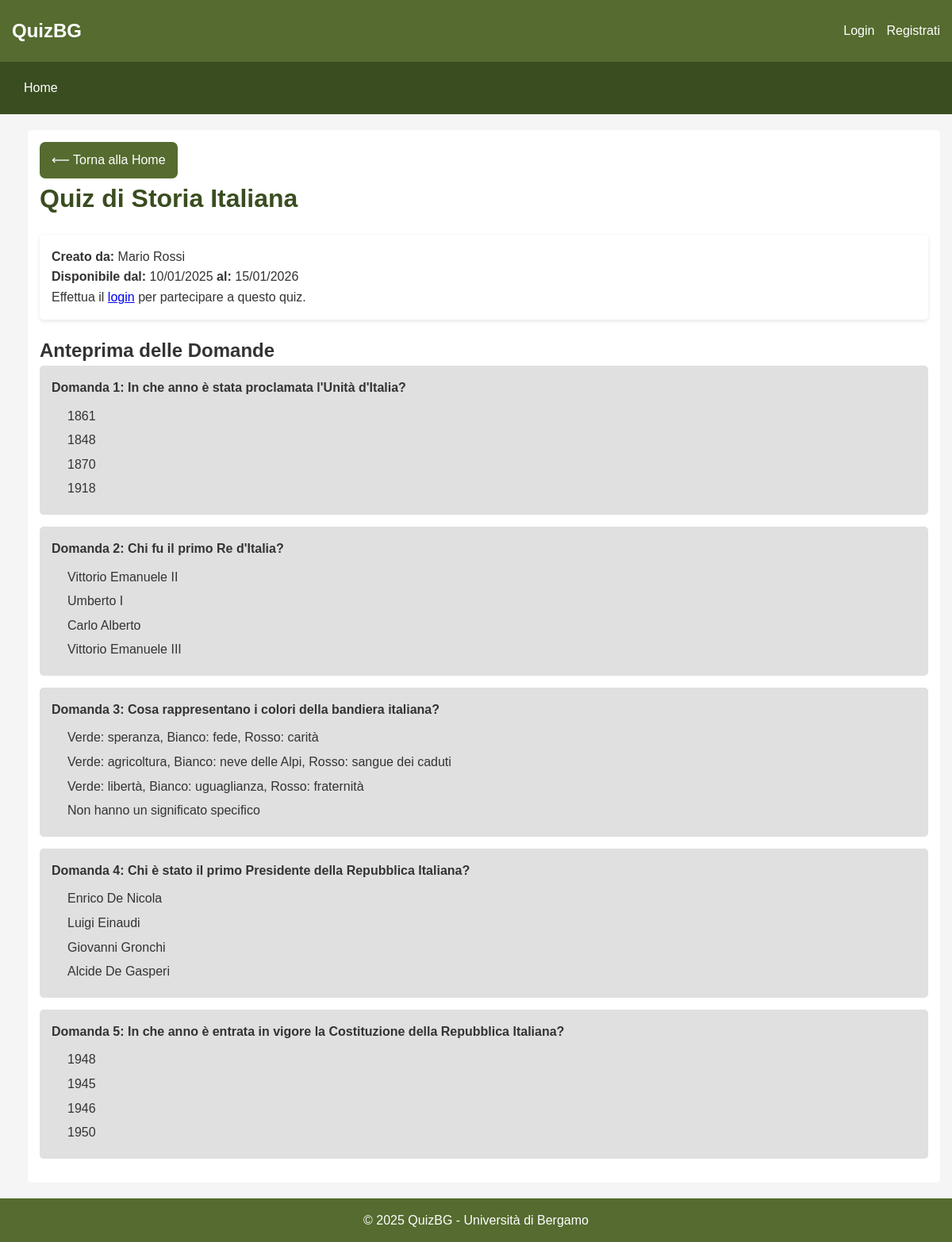
Screenshot of /quiz_view.php?id=1 with the database file from the repository.
### tables this page shows
CREATE TABLE Quiz (
    codice INT AUTO_INCREMENT PRIMARY KEY,
    titolo VARCHAR(255) NOT NULL,
    dataInizio DATE NOT NULL,
    dataFine DATE NOT NULL,
    creatore VARCHAR(50) NOT NULL,
    FOREIGN KEY (creatore) REFERENCES Utente(nomeUtente) ON DELETE CASCADE
);

CREATE TABLE Utente (
    nomeUtente VARCHAR(50) PRIMARY KEY,
    nome VARCHAR(100) NOT NULL,
    cognome VARCHAR(100) NOT NULL,
    eMail VARCHAR(100) NOT NULL UNIQUE
);

CREATE TABLE Domanda (
    quiz INT NOT NULL,
    numero INT NOT NULL,
    testo TEXT NOT NULL,
    PRIMARY KEY (quiz, numero),
    FOREIGN KEY (quiz) REFERENCES Quiz(codice) ON DELETE CASCADE
);

CREATE TABLE Risposta (
    quiz INT NOT NULL,
    domanda INT NOT NULL,
    numero INT NOT NULL,
    testo TEXT NOT NULL,
    tipo ENUM('Corretta', 'Sbagliata') NOT NULL,
    punteggio INT DEFAULT 0,
    PRIMARY KEY (quiz, domanda, numero),
    FOREIGN KEY (quiz, domanda) REFERENCES Domanda(quiz, numero) ON DELETE CASCADE
);

### quiz_view.php (the view, shortened to what this page needs)
<?php
include 'includes/header.php';
require_once 'config/database.php';
$quiz_id = (int) $_GET['id'];
try {
    $sql = "SELECT q.*, u.nome, u.cognome
            FROM Quiz q
            JOIN Utente u ON q.creatore = u.nomeUtente
            WHERE q.codice = :quiz_id";
    $stmt = $pdo->prepare($sql);
    $stmt->execute(['quiz_id' => $quiz_id]);
    $quiz = $stmt->fetch(PDO::FETCH_ASSOC);
    $today = date('Y-m-d');
    $can_participate = isset($_SESSION['user']) && $quiz['dataFine'] >= $today;
    $sql = "SELECT * FROM Domanda WHERE quiz = :quiz_id ORDER BY numero";
    $stmt = $pdo->prepare($sql);
    $stmt->execute(['quiz_id' => $quiz_id]);
    $questions = $stmt->fetchAll(PDO::FETCH_ASSOC);
    foreach ($questions as $i => $question) {
        $sql = "SELECT * FROM Risposta WHERE quiz = :quiz AND domanda = :domanda ORDER BY numero";
        $stmt = $pdo->prepare($sql);
        $stmt->execute([
            'quiz' => $quiz_id,
            'domanda' => $question['numero']
        ]);
        $questions[$i]['answers'] = $stmt->fetchAll(PDO::FETCH_ASSOC);
    }
} catch (PDOException $e) {
    die("Errore DB: " . $e->getMessage());
}
?>
<div class="main-content">
    <div class="content">
        <a href="index.php" class="btn">⟵ Torna alla Home</a>
        <h1><?php echo htmlspecialchars($quiz['titolo']); ?></h1>
        <div class="card">
            <div class="card-content">
                <p><strong>Creato da:</strong> <?php echo htmlspecialchars($quiz['nome'] . ' ' . $quiz['cognome']); ?>
                </p>
                <p><strong>Disponibile dal:</strong> <?php echo date('d/m/Y', strtotime($quiz['dataInizio'])); ?>
                    <strong>al:</strong> <?php echo date('d/m/Y', strtotime($quiz['dataFine'])); ?></p>
                <?php if ($can_participate): ?>
                    <br />
                    <p>
                        <a href="quiz_participate.php?id=<?php echo $quiz_id; ?>" class="btn">Partecipa al Quiz</a>
                    </p>
                <?php elseif (!isset($_SESSION['user'])): ?>
                    <p>
                        Effettua il <a href="auth_login.php">login</a> per partecipare a questo quiz.
                    </p>
                <?php elseif ($quiz['dataFine'] < $today): ?>
                    <p>
                        Questo quiz non è più disponibile.
                    </p>
                <?php endif; ?>
            </div>
        </div>
        <h2>Anteprima delle Domande</h2>
        <?php if (empty($questions)): ?>
            <p>Nessuna domanda trovata per questo quiz.</p>
        <?php else: ?>
            <?php foreach ($questions as $question): ?>
                <div class="question-item">
                    <div class="question-text">
                        Domanda <?php echo $question['numero']; ?>: <?php echo htmlspecialchars($question['testo']); ?>
                    </div>
                    <div class="answer-options">
                        <?php foreach ($question['answers'] as $answer): ?>
                            <div class="answer-option">
                                <?php echo htmlspecialchars($answer['testo']); ?>
                            </div>
                        <?php endforeach; ?>
                    </div>
                </div>
            <?php endforeach; ?>
        <?php endif; ?>
    </div>
</div>
<?php include 'includes/footer.php'; ?>

### assets/css/style.css (style rules this page uses)
:root { --main-color: #556B2F; --light-color: #8AA652; --dark-color: #3A4D20; --accent-color: #D4BA6A; --text-light: #FFFFFF; --text-dark: #333333; --background-light: #F5F5F5; --background-medium: #E0E0E0; }
* { margin: 0; padding: 0; box-sizing: border-box; font-family: 'Arial', sans-serif; }
body { background-color: var(--background-light); color: var(--text-dark); line-height: 1.6; display: flex; flex-direction: column; min-height: 100vh; }
.main-content { display: flex; margin: 20px 0; }
.content { flex: 1; padding: 15px; background-color: #fff; border-radius: 5px; margin-left: 20px; }
.content h1 { color: var(--dark-color); margin-bottom: 20px; }
button, .btn { padding: 10px 15px; background-color: var(--main-color); color: var(--text-light); border: none; border-radius: 7px; cursor: pointer; text-decoration: none; display: inline-block; }
.card { background-color: #fff; border-radius: 5px; box-shadow: 0 2px 5px rgba(0, 0, 0, 0.1); padding: 15px; margin-bottom: 20px; }
.card-content { color: var(--text-dark); }
.question-item { background-color: var(--background-medium); border-radius: 5px; padding: 15px; margin-bottom: 15px; }
.question-text { font-weight: bold; margin-bottom: 10px; }
.answer-options { margin-left: 20px; }
.answer-option { margin-bottom: 5px; }

### rows the page displays
quiz: titolo "Quiz di Storia Italiana", creatore.cognome "Mario Rossi", dataInizio "10/01/2025", dataFine "15/01/2026"
domanda: numero "1", testo "In che anno è stata proclamata l'Unità d'Italia?"
risposta: testo "1861"
risposta: testo "1848"
risposta: testo "1870"
risposta: testo "1918"
domanda: numero "2", testo "Chi fu il primo Re d'Italia?"
risposta: testo "Vittorio Emanuele II"
risposta: testo "Umberto I"
risposta: testo "Carlo Alberto"
risposta: testo "Vittorio Emanuele III"
domanda: numero "3", testo "Cosa rappresentano i colori della bandiera italiana?"
risposta: testo "Verde: speranza, Bianco: fede, Rosso: carità"
risposta: testo "Verde: agricoltura, Bianco: neve delle Alpi, Rosso: sangue dei caduti"
risposta: testo "Verde: libertà, Bianco: uguaglianza, Rosso: fraternità"
risposta: testo "Non hanno un significato specifico"
domanda: numero "4", testo "Chi è stato il primo Presidente della Repubblica Italiana?"
risposta: testo "Enrico De Nicola"
risposta: testo "Luigi Einaudi"
risposta: testo "Giovanni Gronchi"
risposta: testo "Alcide De Gasperi"
domanda: numero "5", testo "In che anno è entrata in vigore la Costituzione della Repubblica Italiana?"
risposta: testo "1948"
risposta: testo "1945"
risposta: testo "1946"
risposta: testo "1950"
